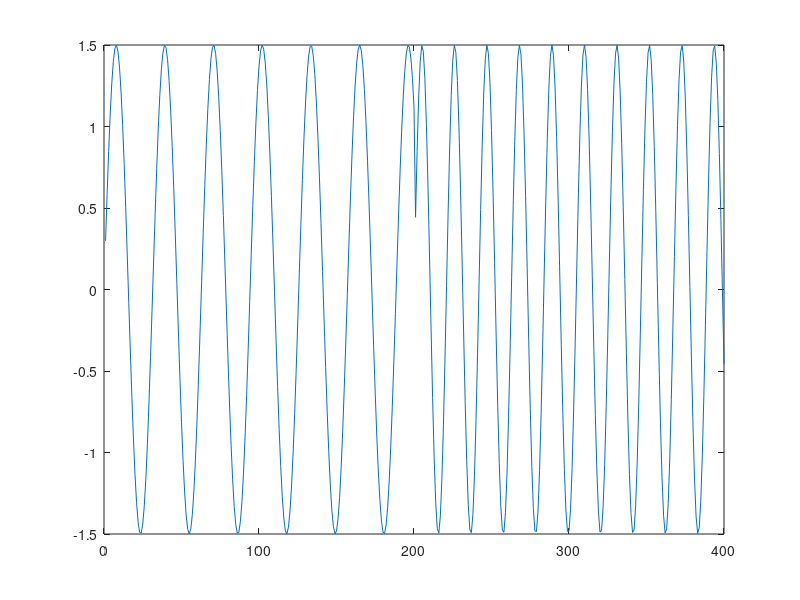
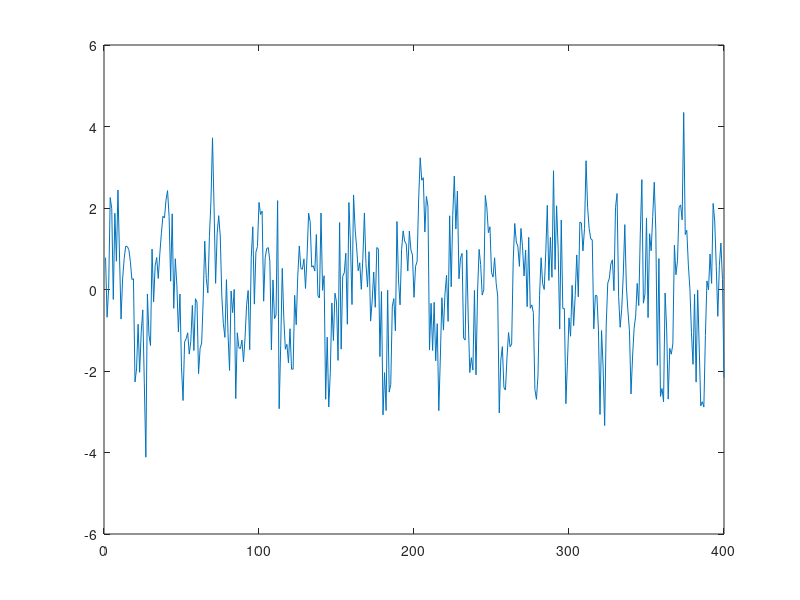

Write MATLAB code to recreate these figures, in order. (Note: this script raises an error after producing the figures.)
close all;
y=zeros(2,400);
y(1,:)=[1.5*sin(.2.*(1:200)),1.5*sin(.3.*(1:200))];
plot(y(1,:));
s=1;
p=1;p2=1;
f1=figure;
f2=figure;
y=y+randn(2,400);
plot(y(s,:));
for i=0:1
    for j=0:1
        for k=0:1
            [r,c]=sst3(y(s,:),40,41,-1,-1,-1,-1,-1,'nobalance',i,'normalize',j,'autothreshold',k,'lfuncalconce',-1);            
            %[r,c,rloc,cloc]=rsst(y(s,:),40,41,-1,'nobalance',i,'normalize',j,'autothreshold',k,'lfuncalconce',-1);            
            figure(f2);
            subplot(4,2,p); 
            plot(c,'r');
            xlabel(sprintf('CUMSUM,nonbalance %d,normalize,%d,autothreshold,%d',i,j,k));                        
            p=p+1;
        end
        figure(f1);
        subplot(2,2,p2); 
        plot(r,'b');
        xlabel(sprintf('CP,nonbalance %d,normalize,%d,autothreshold,%d',i,j,k));
        p2=p2+1;
    end
end

% noiseLevel=0.01;
% gNoiseSigma=0.1;
% w=5;
% n=10;
% 
% [x,motifsT,locsT,occursT,xTrue]=generatePatterns(3,[3,3,4],[50,200],1,[-noiseLevel/2,noiseLevel/2],100,noiseLevel,gNoiseSigma);
% t=zeros(1,numel(x));
% for i=1:length(locsT)
%     r=locsT{i};
%     for j=1:size(r,1)
%         t(r(j,1))=1;
%         t(r(j,2))=1;
%     end
% end
% 
% 
% ch=[];
% times=[];
% i=1;
% chNames=cell(1,1);
% 
% tmp=tic;
% y=t;
% tmp=toc(tmp); times=[times tmp];
% ch=[ch;y];
% ch(size(ch,1),:)=ch(size(ch,1),:)./max(ch(size(ch,1),:));
% chNames{i,1}='True'; i=i+1;
% 
% tmp=tic;
% y=sst3(x,w,n,3,0,n);
% tmp=toc(tmp); times=[times tmp];
% ch=[ch;y];
% ch(size(ch,1),:)=ch(size(ch,1),:)./max(ch(size(ch,1),:));
% chNames{i,1}='0,n'; i=i+1;
% 
% % tmp=tic;
% % y=sst2(x,w,n,3,0,n);
% % tmp=toc(tmp); times=[times tmp];
% % ch=[ch;y];
% % ch(size(ch,1),:)=ch(size(ch,1),:)./max(ch(size(ch,1),:));
% % chNames{i,1}='SST (HH'')'; i=i+1;
% 
% tmp=tic;
% y=sst3(x,w,n,3);
% tmp=toc(tmp); times=[times tmp];
% ch=[ch;y];
% ch(size(ch,1),:)=ch(size(ch,1),:)./max(ch(size(ch,1),:));
% chNames{i,1}='def'; i=i+1;
% 
% tmp=tic;
% y=sst3(x,w,n,3,0,n,0,n);
% tmp=toc(tmp); times=[times tmp];
% ch=[ch;y]; 
% ch(size(ch,1),:)=ch(size(ch,1),:)./max(ch(size(ch,1),:));
% chNames{i,1}='0,n,0,n'; i=i+1;
% 
% 
% times=times./(numel(x)/1000);       % find time per point in ms
% 
% n=size(ch,1);
% subplot(n+2,1,1); plot(x); hold on; plot(t,'r'); hold off;
% subplot(n+2,1,2); plot(xTrue); hold on; plot(t,'r'); hold off;
% for i=1:n
% subplot(n+2,1,i+2); plot(ch(i,:)); ylabel(chNames{i,1}); hold on; plot(t,'r'); hold off;
% end
% for i=1:n
%     ch(i,:)=ch(i,:)./max(ch(i,:));
% end
% 
% cstring='rgbcmyk';
% 
% 
% fp=zeros(11,n);
% tp=zeros(11,n);
% tn=zeros(11,n);
% fn=zeros(11,n);
% mc=zeros(11,n);
% the=0.1;
% for i=1:11
%     th=(i-1)*the;
%     [tp(i,:),fp(i,:),tn(i,:),fn(i,:)]=cpquality(ch',t,w,th);
%     mc(i,:)=matcc(tp(i,:),fp(i,:),tn(i,:),fn(i,:));
% end
% 
% pos=sum(t);
% acc=(tp+tn)./numel(t);
% sp=tp./(pos);
% prec=tp./(tp+fp);
% recall = tp./(tp+fn);
% F=2.*(prec.*recall)./(prec+recall);
% 
% figure;
% hold on;
% for i=1:n
% plot(prec(:,i),recall(:,i),cstring(mod(i,7)+1)); 
% end
% title('recall vs. prec');
% legend(chNames); 
% 
% 
% figure;
% hold on;
% for i=1:n
% plot(mc(:,i),cstring(mod(i,7)+1)); 
% end
% title('Matthews correlation coefficient');
% legend(chNames); 
% 
% 
% figure;
% hold on;
% for i=1:n
% plot((0:10).*the,F(:,i),cstring(mod(i,7)+1)); 
% end
% title('F-measure vs. threshold');
% legend(chNames); 
% 
% 
% figure;
% hold on;
% for i=1:n
% plot(acc(:,i),sp(:,i),cstring(mod(i,7)+1)); 
% end
% title('specificity vs. accuracy');
% legend(chNames); 
% 
% figure;
% hold on;
% for i=1:n
% plot(fp(:,i),tp(:,i),cstring(mod(i,7)+1)); 
% end
% title('ROC (tp vs. fp)');
% legend(chNames); 
% % 
% nr=round(numel(t)/100);
% q=zeros(nr,n);
% for i=1:nr    
%     [q(i,:)]=cpsp(ch',t,i);
% end
% 
% figure;
% hold on;
% for i=1:n
% plot(q(:,i),cstring(mod(i,7)+1)); 
% end
% title('My Change Point Specificity');
% legend(chNames,'Location','NorthWest'); 
% hold off;
% 
% 
% h=figure;
% axes1 = axes('Parent',h,'XTickLabel',chNames);
% box(axes1,'on');
% hold(axes1,'all');
% plot(times,'-or');
% 
